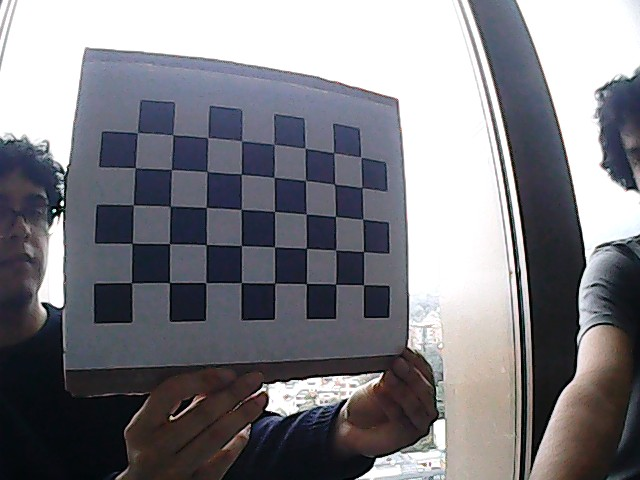
//> input picture Programas CPP/images/WIN_20260904_14_45_23_Pro.jpg, 640 x 480 px
$ ./Caracterizacion ../images/WIN_20260904_14_45_23_Pro.jpg 3   (built with g++ and OpenCV 4)
//> lines starting //> are read from the running program, lines starting //| are printed output that depends on the picture
/**
 * Caracterizacion.cpp
 * Caracterización de una imagen: descripción cuantitativa, cualitativa y extracción
 * de puntos clave sin aprendizaje automático (SIFT, ORB y BRIEF).
 *
 * ## Idea general
 * Caracterizar es resumir una imagen con pocas medidas o descripciones que representen
 * su contenido (formas, texturas, objetos) en lugar de trabajar con la matriz de
 * píxeles en bruto.
 *
 *   - Cuantitativa : números medibles y reproducibles (área = 1250 px, circularidad =
 *                    0.87, intensidad media = 142, contraste de textura = 3.6...).
 *   - Cualitativa  : etiquetas comprensibles para una persona ("borrosa", "circular",
 *                    "rojo oscuro", "A está dentro de B"). Aquí se obtienen a partir de
 *                    umbrales sobre las medidas, y se muestran junto a ellas para ver
 *                    cómo un número se traduce en una descripción.
 *   - Sin IA       : algoritmos deterministas (matemática pura, sin datos de
 *                    entrenamiento) que hallan puntos de referencia reconocibles.
 *
 * ## Modos (barra "Modo")
 *   0  INTENSIDAD     Histograma y sus estadísticas: media, varianza (contraste),
 *                     asimetría (skewness) y entropía. Calidad perceptual (IQA):
 *                     exposición, nitidez (varianza del Laplaciano), contraste y color
 *                     cualitativo medio.
 *   1  OBJETOS        Segmenta (Otsu), extrae contornos y mide por objeto:
 *                       Área A       = número de píxeles del objeto
 *                       Perímetro P  = longitud del contorno
 *                       Circularidad C = 4*pi*A / P^2   (1 = círculo perfecto)
 *                       Aspecto y solidez (A / área de la envolvente convexa)
 *                     Etiqueta cualitativamente la forma (circular, alargado, irregular,
 *                     convexo), nombra el color y calcula las relaciones topológicas
 *                     RCC-8 entre objetos: DC (desconectados), EC (conectados por el
 *                     borde), PO (solapamiento parcial), TPP / NTPP (A dentro de B,
 *                     tocando / sin tocar el borde), TPPi / NTPPi (a la inversa), EQ.
 *                     Ojo: la segmentación binaria funde en uno los objetos que se tocan
 *                     o solapan, así que EC/PO/TPP aparecen solo en casos límite (objetos
 *                     separados por 1-2 px, p. ej.). NTPP es el caso típico: un objeto
 *                     dentro del hueco de otro.
 *   2  TEXTURA        Matriz de co-ocurrencia de niveles de gris (GLCM, 16 niveles)
 *                     para una distancia y un ángulo; de ella se calculan contraste,
 *                     homogeneidad, uniformidad (segundo momento angular, ASM),
 *                     entropía y correlación.
 *   3  PUNTOS CLAVE   Compara la imagen con una copia rotada y escalada y empareja sus
 *                     puntos clave (prueba del cociente de Lowe, 0.75):
 *                       SIFT : espacio de escala + Diferencia de Gaussianas; descriptor
 *                              de 128 números (histogramas de gradientes 4x4x8).
 *                       ORB  : FAST + Harris + pirámide + orientación por centroide;
 *                              descriptor BRIEF rotado de 256 bits (distancia Hamming).
 *                       BRIEF: implementado a mano: FAST + 256 comparaciones binarias
 *                              de pares de píxeles aleatorios sobre la imagen suavizada.
 *                              NO es invariante a la rotación: al girar la imagen las
 *                              coincidencias correctas se desploman (ese es el punto).
 *                     Como se conoce la transformación aplicada, se cuenta cuántas
 *                     coincidencias son geométricamente correctas (error < 4 px).
 *                     SURF no se incluye: está patentado y vive en el módulo opencv_contrib
 *                     "no libre", que muchas instalaciones de OpenCV no traen.
 *
 * ## Compilar
 *   g++ -std=c++17 Caracterizacion.cpp -o caracterizacion `pkg-config --cflags --libs opencv4`
 *   (SIFT forma parte de OpenCV desde la versión 4.4.)
 *
 * ## Ejecutar
 *   ./caracterizacion                 -> el programa pide la ruta (copiar y pegar)
 *   ./caracterizacion imagen.jpg      -> también acepta la ruta como argumento
 *   ./caracterizacion imagen.jpg 1    -> y, opcionalmente, el modo con el que empezar (0-3)
 *
 * Barras de la ventana (cada una indica a qué modo pertenece):
 *   Modo           : 0 Intensidad, 1 Objetos, 2 Textura, 3 Puntos clave
 *   M1 AreaMin     : área mínima de un objeto, en milésimas de la imagen (5 = 0.5 %)
 *   M1 Polaridad   : 0 automática, 1 objetos claros sobre fondo oscuro, 2 al revés
 *   M2 Distancia   : separación (en píxeles) entre los dos píxeles de cada pareja
 *   M2 Angulo      : 0 = 0 grados, 1 = 45, 2 = 90, 3 = 135
 *   M3 Detector    : 0 SIFT, 1 ORB, 2 BRIEF (a mano)
 *   M3 Rotacion    : giro de la segunda imagen, en grados
 *   M3 Escala      : escala de la segunda imagen, en % (50..150)
 *   M3 Puntos      : máximo de puntos clave por imagen
 *
 * Teclas: q o ESC = salir, p = imprimir el reporte completo en la consola,
 *         s = guardar caracterizacion.png
 * (El reporte también se imprime solo al cambiar de modo.)
 */
#include <opencv2/opencv.hpp>
#include <algorithm>
#include <array>
#include <cmath>
#include <iomanip>
#include <iostream>
#include <sstream>
#include <string>
#include <vector>

using namespace cv;
using namespace std;

static const string VENTANA = "Caracterizacion";
static const int ANCHO_IMG   = 480;   // ancho de la imagen analizada
static const int ALTO_MAX    = 560;   // alto máximo de la imagen analizada
static const int ANCHO_PANEL = 560;   // ancho del panel de texto

static const Scalar C_ACENTO(255, 160, 80);   // azul claro (BGR)
static const Scalar C_TEXTO(235, 235, 235);
static const Scalar C_FONDO(30, 30, 30);

// Resultado de un modo: lo que se dibuja y las líneas de reporte (panel y consola).
struct Resultado {
    Mat lienzo;
    vector<string> reporte;
    vector<string> detalle;   // si no está vacío, la consola imprime esto en vez del reporte
};


// ---------------------------------------------------------------------------
// Utilidades generales
// ---------------------------------------------------------------------------

// Quita espacios y comillas del inicio/final (Windows pone comillas
// al usar "Copiar como ruta de acceso").
static string limpiarRuta(string s) {
//> further down, original is the input picture: 480 rows x 640 cols, CV_8UC3; mean B, G, R 131.7, 125.8, 126.3
    const string basura = " \t\r\n\"'";
    size_t ini = s.find_first_not_of(basura);
    if (ini == string::npos) return "";
    size_t fin = s.find_last_not_of(basura);
    return s.substr(ini, fin - ini + 1);
}

// Número a texto con 'dec' decimales.
static string num(double v, int dec = 2) {
    ostringstream os;
    os << fixed << setprecision(dec) << v;
    return os.str();
}

// Reduce la imagen para que quepa en ANCHO_IMG x ALTO_MAX conservando la proporción.
static Mat ajustarTamano(const Mat& img) {
    double f = min((double)ANCHO_IMG / img.cols, (double)ALTO_MAX / img.rows);
    Mat out;
    resize(img, out, Size(), f, f, f < 1 ? INTER_AREA : INTER_LINEAR);
    return out;
}

// Franja negra con un título arriba de la imagen (se convierte a BGR si hace falta).
static Mat rotular(const Mat& img, const string& texto) {
    Mat out;
    if (img.channels() == 1) cvtColor(img, out, COLOR_GRAY2BGR);
    else out = img.clone();
    rectangle(out, Point(0, 0), Point(out.cols, 24), Scalar(0, 0, 0), FILLED);
    putText(out, texto, Point(8, 17), FONT_HERSHEY_SIMPLEX, 0.5, C_TEXTO, 1, LINE_AA);
    return out;
}

// Arma el lienzo final: imagen a la izquierda y, a la derecha, un panel con el título
// del modo, las líneas del reporte (las que empiezan con "# " son encabezados) y,
// opcionalmente, una imagen extra (histograma, GLCM, máscara...) bajo el texto.
// [423 lines left out: functions componer, nombreColor, modoIntensidad, rcc8, etiquetaForma, modoObjetos and 2 more, not called in this run]


// ---------------------------------------------------------------------------
// Modo 3: PUNTOS CLAVE (SIFT, ORB, BRIEF a mano)
// ---------------------------------------------------------------------------

// Pares de píxeles de BRIEF: 256 parejas (p1, p2) generadas UNA vez con semilla fija,
// con distribución gaussiana alrededor del punto clave y dentro de una ventana 31x31.
// Es importante usar siempre los mismos pares en las dos imágenes.
static const int BRIEF_R = 15;       // semilla de la ventana: radio (ventana 31x31)
static const int BRIEF_BITS = 256;

// [40 lines left out: functions paresBrief, calcularBrief, not called in this run]

// Detecta puntos y calcula descriptores según el detector elegido.
// Devuelve la norma con la que se deben comparar (L2 para SIFT, Hamming para binarios).
static int extraer(int detector, const Mat& gris, int maxPuntos, vector<KeyPoint>& kps, Mat& desc) {
    if (detector == 0) {
        SIFT::create(maxPuntos)->detectAndCompute(gris, noArray(), kps, desc);
        return NORM_L2;
    }
    if (detector == 1) {
        ORB::create(maxPuntos)->detectAndCompute(gris, noArray(), kps, desc);
        return NORM_HAMMING;
    }
    // BRIEF a mano: FAST (esquinas) + descriptor binario. Se queda con los más fuertes.
    FastFeatureDetector::create(20, true)->detect(gris, kps);
    sort(kps.begin(), kps.end(), [](const KeyPoint& a, const KeyPoint& b) { return a.response > b.response; });
    if ((int)kps.size() > maxPuntos) kps.resize(maxPuntos);
    calcularBrief(gris, kps, desc);
    return NORM_HAMMING;
}

static Resultado modoPuntos(const Mat& gris, int detector, int rotacion, int escalaPct, int maxPuntos) {
//> called with detector = 0, rotacion = 30, escalaPct = 100, maxPuntos = 500
    static const char* NOMBRES[3] = {"SIFT", "ORB", "BRIEF (a mano)"};
    static const char* DESCRIPTORES[3] = {"128 numeros (float), distancia L2",
                                          "256 bits (rBRIEF orientado), distancia Hamming",
                                          "256 bits (sin orientacion), distancia Hamming"};
    maxPuntos = max(50, maxPuntos);
    escalaPct = max(50, escalaPct);

    // Segunda imagen: la misma, rotada y escalada alrededor del centro. M es conocida,
    // así que se puede comprobar si cada coincidencia es geométricamente correcta.
    Mat M = getRotationMatrix2D(Point2f(gris.cols / 2.f, gris.rows / 2.f), rotacion, escalaPct / 100.0);
    Mat gris2;
    warpAffine(gris, gris2, M, gris.size(), INTER_LINEAR, BORDER_CONSTANT, Scalar(0));
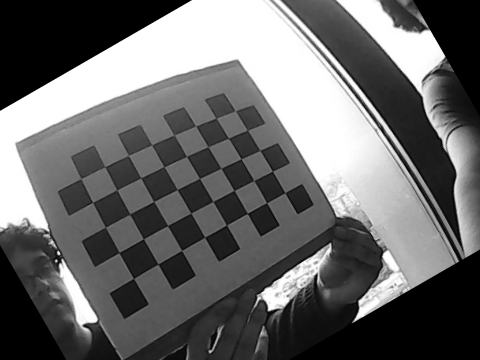
//> gris2: 360 rows x 480 cols, CV_8UC1; min 0, max 255, mean 106.7

    vector<KeyPoint> k1, k2;
    Mat d1, d2;
    int norma = extraer(detector, gris, maxPuntos, k1, d1);
//> in extraer, `SIFT::create(maxPuntos)->detectAndCompute(gris, noArray(), kps, desc);`: kps = 500 keypoints; strongest (x, y, size): (46, 152, 2.2), (129, 313, 2.1), (258, 301, 2), (33, 229, 2.9)
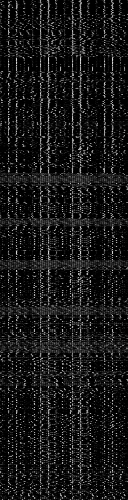
//> d1: 500 rows x 128 cols, CV_32FC1; min 0, max 221, mean 23.8
//> k1 has the same summary as kps in extraer; norma = 4
    extraer(detector, gris2, maxPuntos, k2, d2);
//> in extraer (call 2), `SIFT::create(maxPuntos)->detectAndCompute(gris, noArray(), kps, desc);`: kps = 501 keypoints; strongest (x, y, size): (417, 55, 33.6), (58, 253, 2.1), (276, 296, 18.3), (367, 305, 13.4)
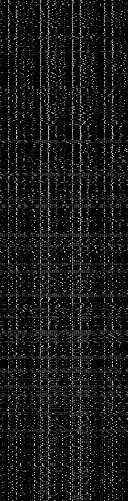
//> d2: 501 rows x 128 cols, CV_32FC1; min 0, max 219, mean 23.4
//> k2 has the same summary as kps in extraer

    // Emparejamiento por fuerza bruta + prueba del cociente de Lowe: se acepta la mejor
    // coincidencia solo si es claramente mejor que la segunda (distancia < 0.75 x).
    vector<DMatch> buenas, correctas, erroneas;
    if (!d1.empty() && d2.rows >= 2) {
        vector<vector<DMatch>> knn;
        BFMatcher(norma).knnMatch(d1, d2, knn, 2);
//> knn = 500 matches
        for (const auto& m : knn)
            if (m.size() == 2 && m[0].distance < 0.75f * m[1].distance) buenas.push_back(m[0]);
//> after the loop, buenas = 231 matches
    }
    for (const DMatch& m : buenas) {
        Point2f p = k1[m.queryIdx].pt;
        Point2f esperado(M.at<double>(0, 0) * p.x + M.at<double>(0, 1) * p.y + M.at<double>(0, 2),
                         M.at<double>(1, 0) * p.x + M.at<double>(1, 1) * p.y + M.at<double>(1, 2));
        Point2f real = k2[m.trainIdx].pt;
        double err = hypot(esperado.x - real.x, esperado.y - real.y);
        (err < 4.0 ? correctas : erroneas).push_back(m);
    }
//> this loop made 231 passes
//> (p, esperado, real, err) on passes 1 to 3: (Point(13.65, 102.9), Point(5.44, 226.4), Point(5.22, 226.4), 0.214), (Point(455.3, 183), Point(428, 74.98), Point(427.9, 75.13), 0.165), (Point(453.5, 118.1), Point(394, 19.61), Point(393.7, 19.42), 0.286)
    double precision = buenas.empty() ? 0.0 : 100.0 * correctas.size() / buenas.size();
//> precision = 90.91

    // Dibujo: correctas en verde y erróneas en rojo sobre el mismo lienzo.
    Mat salida;
    drawMatches(gris, k1, gris2, k2, correctas, salida, Scalar(80, 220, 80), Scalar(0, 200, 255),
                vector<char>(), DrawMatchesFlags::DEFAULT);
//> correctas = 210 matches
    drawMatches(gris, k1, gris2, k2, erroneas, salida, Scalar(60, 60, 255), Scalar(0, 200, 255),
                vector<char>(), DrawMatchesFlags::DRAW_OVER_OUTIMG | DrawMatchesFlags::NOT_DRAW_SINGLE_POINTS);
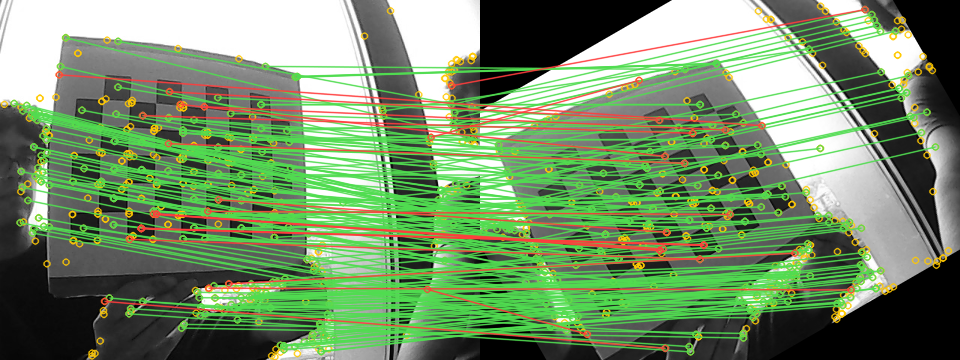
//> salida: 360 rows x 960 cols, CV_8UC3; mean B, G, R 104, 143.3, 116.3
//> erroneas = 21 matches
    salida = rotular(salida, string("Original (izq.) y rotada/escalada (der.) - ") + NOMBRES[detector]);
//> in rotular, `putText(out, texto, Point(8, 17), FONT_HERSHEY_SIMPLEX, 0.5, C_TEXTO, ..`:
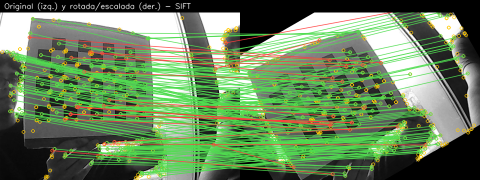
//> out: 360 rows x 960 cols, CV_8UC3 (shown at 1/2 size); mean B, G, R 93, 132.2, 105.1

    vector<string> rep = {
        "# " + string("Detector: ") + NOMBRES[detector],
        string("Descriptor: ") + DESCRIPTORES[detector],
        "Transformacion: rotacion " + to_string(rotacion) + " grados, escala " + to_string(escalaPct) + " %",
        "Puntos clave: " + to_string(k1.size()) + " (original) / " + to_string(k2.size()) + " (transformada)",
        "Coincidencias (Lowe 0.75): " + to_string(buenas.size()),
        "Correctas (error < 4 px): " + to_string(correctas.size()) + "  ->  " + num(precision, 1) + " %",
        "Verde = correctas, rojo = erroneas.",
    };
//> rep = 7 items
    if (detector == 2 && rotacion % 360 != 0)
        rep.push_back("BRIEF no es invariante a la rotacion: observa el desplome.");
    if (detector == 0)
        rep.push_back("SIFT: invariante a escala y rotacion (espacio de escala + orientacion).");
//> rep = 8 items
    if (detector == 1)
        rep.push_back("ORB: invariante a rotacion (orienta el parche) y a escala (piramide).");

    // Pie con el reporte debajo de las dos imágenes.
    const int LH = 19;
    Mat pie(14 + (int)rep.size() * LH, salida.cols, CV_8UC3, C_FONDO);
//> pie: 166 rows x 960 cols, CV_8UC3; every value is 30
    for (size_t i = 0; i < rep.size(); ++i) {
        bool enc = rep[i].rfind("# ", 0) == 0;
        putText(pie, enc ? rep[i].substr(2) : rep[i], Point(10, 18 + (int)i * LH), FONT_HERSHEY_SIMPLEX,
                enc ? 0.5 : 0.45, enc ? C_ACENTO : C_TEXTO, 1, LINE_AA);
    }
//> this loop made 8 passes
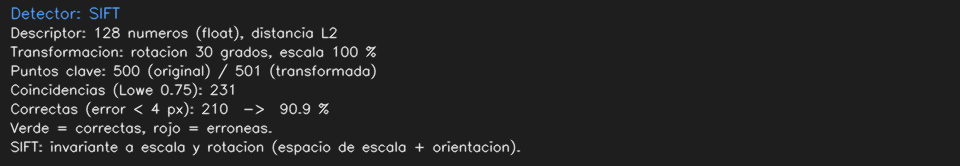
//> pie: 166 rows x 960 cols, CV_8UC3; mean B, G, R 38.1, 37.9, 37.7
    Resultado r;
    r.reporte = rep;
//> r.reporte = 8 items
    vconcat(salida, pie, r.lienzo);
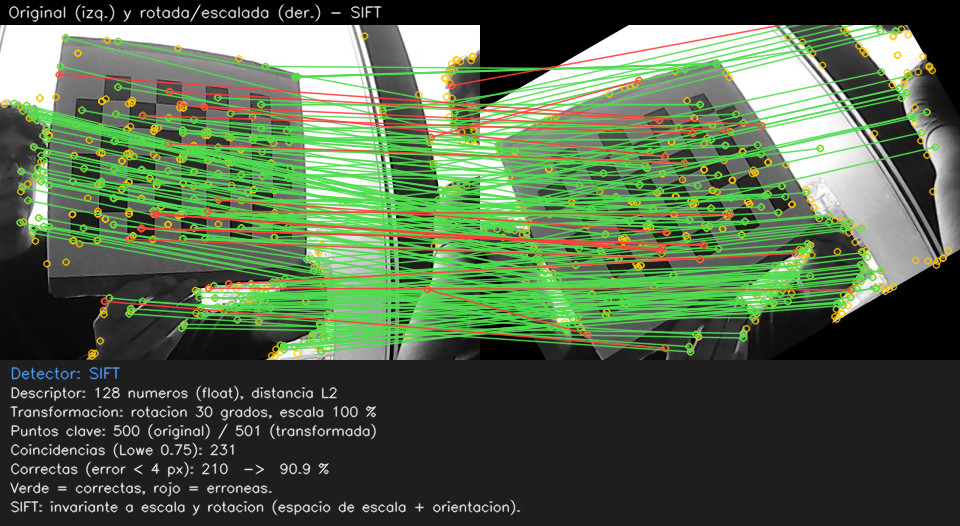
//> r.lienzo: 526 rows x 960 cols, CV_8UC3; mean B, G, R 75.7, 102.4, 83.9
    return r;
}


// ---------------------------------------------------------------------------
// Programa principal
// ---------------------------------------------------------------------------
static void imprimirReporte(int modo, const Resultado& r) {
//> called with modo = 3
    static const char* TITULOS[4] = {"INTENSIDAD", "OBJETOS", "TEXTURA (GLCM)", "PUNTOS CLAVE"};
    cout << "\n=== Modo " << modo << ": " << TITULOS[modo] << " ===\n";
    const vector<string>& lineas = r.detalle.empty() ? r.reporte : r.detalle;
//> lineas = 8 items
    for (const string& l : lineas)
        cout << (l.rfind("# ", 0) == 0 ? "-- " + l.substr(2) + " --" : l) << "\n";
//> this loop made 8 passes
//> l on passes 1, 5, 7: "# Detector: SIFT", "Coincidencias (Lowe 0.75): 231", "Verde = correctas, rojo = erroneas."
//> (printed output is left out)
    cout << flush;
}

int main(int argc, char** argv) {
    // ---- Pedir la ruta (argumento o consola) ----
    string ruta;
    if (argc >= 2) {
        ruta = limpiarRuta(argv[1]);
    } else {
        cout << "=== Caracterizacion ===\n";
        cout << "Ingrese la ruta de la imagen: ";
        getline(cin, ruta);
        ruta = limpiarRuta(ruta);
    }
    int modoInicial = 0;
    if (argc >= 3) {
        try { modoInicial = max(0, min(3, stoi(argv[2]))); } catch (...) { modoInicial = 0; }
    }

    Mat original = imread(ruta);
    if (original.empty()) {
        cerr << "\nError: no se pudo cargar la imagen en la ruta:\n" << ruta << "\n";
        cerr << "Verifica que la ruta sea correcta y que el archivo exista.\n";
        return 1;
    }
    Mat color = ajustarTamano(original);
    Mat gris;
    cvtColor(color, gris, COLOR_BGR2GRAY);

    // ---- Ventana y barras ----
    namedWindow(VENTANA, WINDOW_AUTOSIZE);
    createTrackbar("Modo", VENTANA, nullptr, 3);
    createTrackbar("M1 AreaMin", VENTANA, nullptr, 100);
    createTrackbar("M1 Polaridad", VENTANA, nullptr, 2);
    createTrackbar("M2 Distancia", VENTANA, nullptr, 10);
    createTrackbar("M2 Angulo", VENTANA, nullptr, 3);
    createTrackbar("M3 Detector", VENTANA, nullptr, 2);
    createTrackbar("M3 Rotacion", VENTANA, nullptr, 360);
    createTrackbar("M3 Escala", VENTANA, nullptr, 150);
    createTrackbar("M3 Puntos", VENTANA, nullptr, 2000);
    setTrackbarPos("Modo", VENTANA, modoInicial);
    setTrackbarPos("M1 AreaMin", VENTANA, 5);
    setTrackbarPos("M1 Polaridad", VENTANA, 0);
    setTrackbarPos("M2 Distancia", VENTANA, 1);
    setTrackbarPos("M2 Angulo", VENTANA, 0);
    setTrackbarPos("M3 Detector", VENTANA, 0);
    setTrackbarPos("M3 Rotacion", VENTANA, 30);
    setTrackbarPos("M3 Escala", VENTANA, 100);
    setTrackbarPos("M3 Puntos", VENTANA, 500);

    Resultado actual;
    vector<int> clavePrevia;
    int modoPrevio = -1;
    while (true) {
        // ---- Leer parámetros ----
        int modo       = getTrackbarPos("Modo", VENTANA);
        int areaMin    = getTrackbarPos("M1 AreaMin", VENTANA);
        int polaridad  = getTrackbarPos("M1 Polaridad", VENTANA);
        int distancia  = getTrackbarPos("M2 Distancia", VENTANA);
        int angulo     = getTrackbarPos("M2 Angulo", VENTANA);
        int detector   = getTrackbarPos("M3 Detector", VENTANA);
        int rotacion   = getTrackbarPos("M3 Rotacion", VENTANA);
        int escala     = getTrackbarPos("M3 Escala", VENTANA);
        int puntos     = getTrackbarPos("M3 Puntos", VENTANA);

        // Solo se recalcula si cambió algo que afecta al modo actual (SIFT, GLCM y las
        // relaciones RCC-8 son costosos y la imagen no cambia entre ciclos).
        vector<int> clave = {modo};
        if (modo == 1) clave.insert(clave.end(), {areaMin, polaridad});
        if (modo == 2) clave.insert(clave.end(), {distancia, angulo});
        if (modo == 3) clave.insert(clave.end(), {detector, rotacion, escala, puntos});

        if (clave != clavePrevia) {
            switch (modo) {
                case 0:  actual = modoIntensidad(color, gris); break;
                case 1:  actual = modoObjetos(color, gris, areaMin, polaridad); break;
                case 2:  actual = modoTextura(gris, distancia, angulo); break;
                default: actual = modoPuntos(gris, detector, rotacion, escala, puntos); break;
            }
            imshow(VENTANA, actual.lienzo);
            if (modo != modoPrevio) imprimirReporte(modo, actual);
            modoPrevio = modo;
            clavePrevia = clave;
        }

        int tecla = waitKey(30) & 0xFF;
//> the 'q' key is pressed
        if (tecla == 'q' || tecla == 27) break;
        if (tecla == 'p') imprimirReporte(modo, actual);
        if (tecla == 's') {
            imwrite("caracterizacion.png", actual.lienzo);
            cout << "Guardado: caracterizacion.png" << endl;
        }
    }

    return 0;
}
